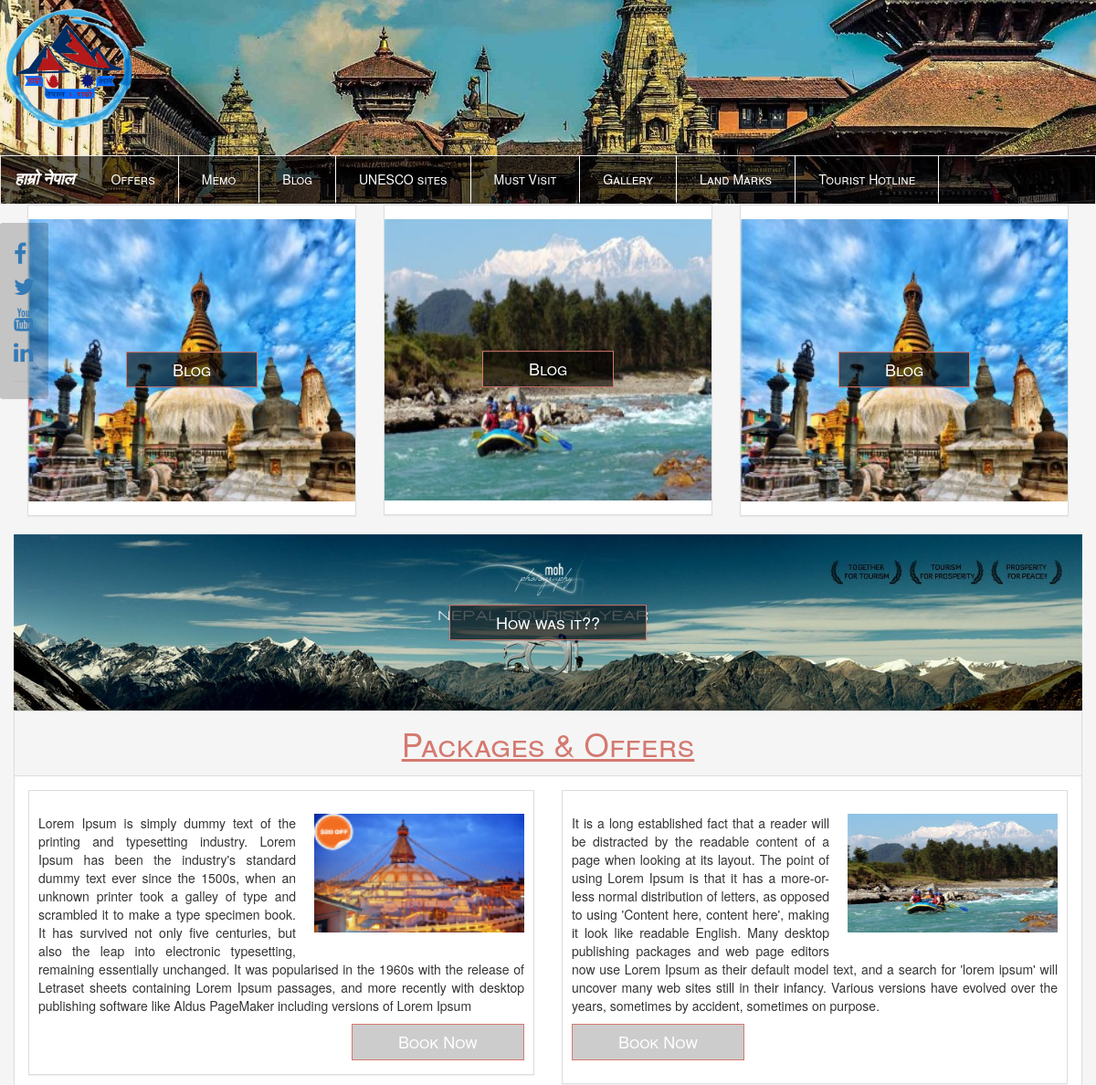
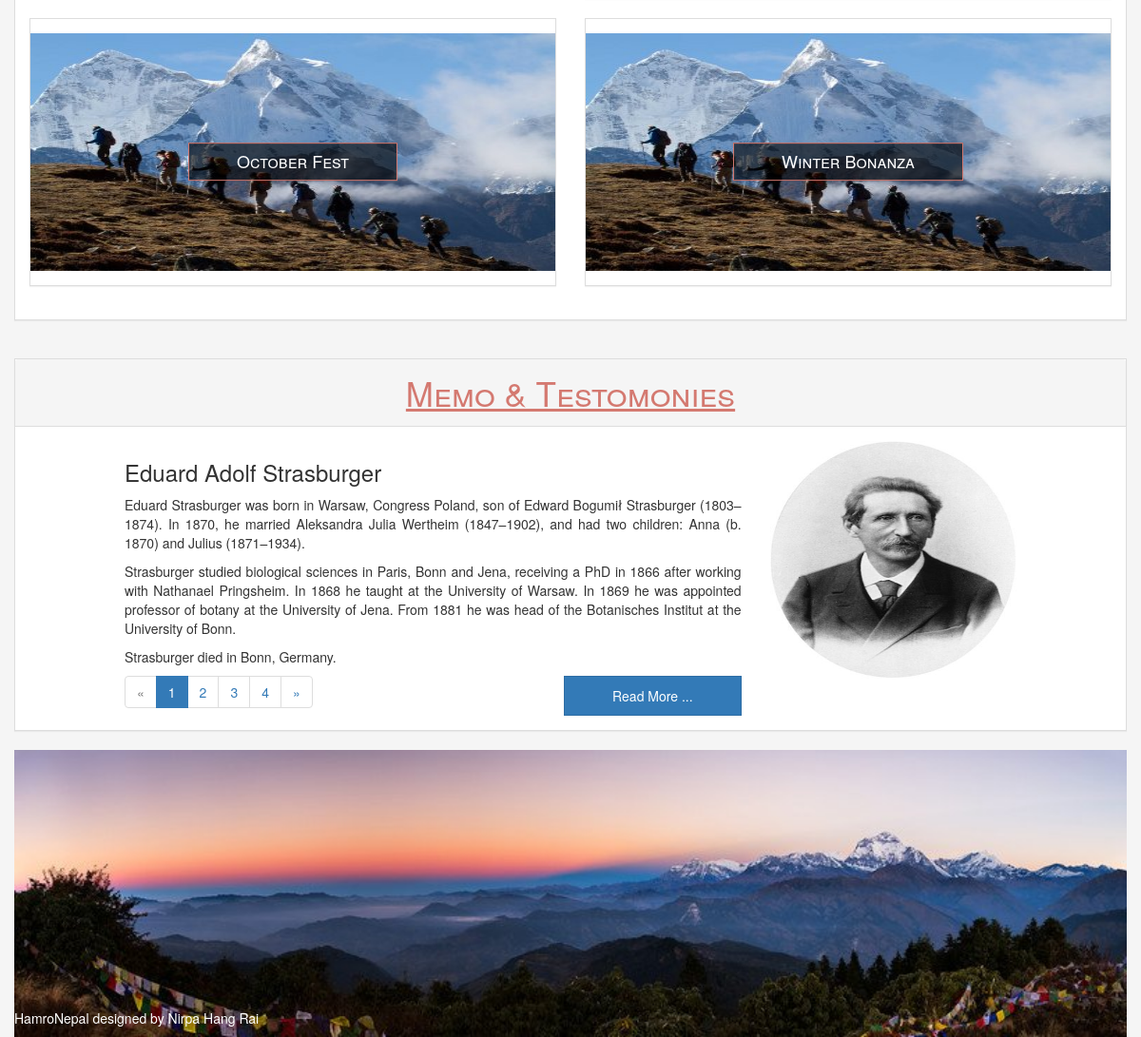
The page / on the database its author committed (2 pictures, top to bottom).
### home/models.py (models this page shows, shortened)
class BlogOption(models.Model):
	title = models.CharField(max_length = 50)
	site_logo = models.FileField(blank = True)
	header_banner = models.FileField(blank = True)
	favicon = models.FileField(blank = True)

class Memo(models.Model):
	author = models.CharField(max_length = 50)
	description = models.TextField()
	featured_image = models.FileField(blank = True)

### home/views.py (the view)
# urls.py: url('^$',views.HomeView.as_view(),name = 'home'),
class HomeView(generic.ListView):
	template_name = 'home/index.html'
	context_object_name = 'memos'
	queryset = Memo.objects.all().order_by('-id')
	paginate_by = 1
	def get_context_data(self, **kwargs):
		context = super(HomeView,self).get_context_data(**kwargs)
		context['blog_options'] = BlogOption.objects.all()
		return context

### home/templates/home/index.html (shortened to what this page needs)
<!DOCTYPE html>
<html>
<head>
	{% load staticfiles %}
	{% for option in blog_options %}
	<link rel="stylesheet" href="https://maxcdn.bootstrapcdn.com/bootstrap/3.3.4/css/bootstrap.min.css">
	<link rel="stylesheet" type="text/css" href="https://maxcdn.bootstrapcdn.com/font-awesome/4.7.0/css/
	font-awesome.min.css">
	<link rel="stylesheet" type="text/css" href="{% static 'home/css/style.css' %}">
</head>
<body>
	<header>
	<div class="header-image">
		<img class="site-logo" src="static/images/hamro nepal logo.png">
		<img class="header-banner" src="static/images/header-banner.jpg">
	</div>
	<nav class="navbar navbar-default" style="background: rgba(0,0,0,0.6); border-radius: 0px;">
		<div class="container-fluid">
			<div class="navbar-header">
				<i><b><a class="navbar-brand" href="http://localhost:8000" style="color: white; ">हाम्रो नेपाल</a></b></i>
			</div>
			<div class="collapse navbar-collapse" id="topNavBar">
				<ul class="nav navbar-nav">
					<li class="">
						<a href="#offers">
							Offers
						</a>
					</li>
					<li class="">
						<a href="#review">
							Memo
						</a>
					</li>
					<li class="">
						<a href="#blog">
							Blog
						</a>
					</li>
					<li class="">
						<a href="#blog">
							UNESCO sites
						</a>
					</li>
					<li class="">
						<a href="#blog">
							Must Visit
						</a>
					</li>
					<li class="">
						<a href="#blog">
							Gallery
						</a>
					</li>
					<li class="">
						<a href="#blog">
							Land Marks
						</a>
					</li>
					<li class="">
						<a href="#blog">
							Tourist Hotline
						</a>
					</li>
				</ul>
			</div>
		</div>
	</nav>
</header>
	<div class="floating">
		<div class="col-md-1">
			<div class="panel panel-default" style="border: none;">
				<div class="panel-body">
			<div style=" font-size: 25px;">
						<a href="https://www.facebook.com/thenirpa" target="blank">
							<i class="fa fa-facebook" aria-hidden="true"></i>
						</a>
						<br>
						<a href="#blog">
							<i class="fa fa-twitter" aria-hidden="true"></i>
						</a>
						<br>
						<a href="#blog">
							<i class="fa fa-youtube" aria-hidden="true"></i>
						</a>
						<br>
						<a href="#blog">
							<i class="fa fa-linkedin" aria-hidden="true"></i>
						</a>
						</div>
				</div>
			</div>
		</div>
	</div>
	<div class="container">
		<div class="row">
			<div class="col-md-4 col-md-offset-0 col-xs-12">
				<div class="panel panel-default">
					<div class="panel-body">
						<button class="btn btn-home btn-responsive">
							Blog
						</button>
						<img src="static/images/Swayambhunath.jpg">
					</div>
				</div>
			</div>
			<div class="col-md-4 col-md-offset-0 col-xs-12">
				<div class="panel panel-default">
					<div class="panel-body">
						<button class="btn btn-home">
							Blog
						</button>
						<img src="static/images/rafting.jpg">
					</div>
				</div>
			</div>
			<div class="col-md-4 col-md-offset-0 col-xs-12">
				<div class="panel panel-default">
					<div class="panel-body">
						<button class="btn btn-home btn-responsive">
							Blog
						</button>
						<img src="static/images/Swayambhunath.jpg">
					</div>
				</div>
			</div>
		</div>
	</div>
	<div class="container-fluid">
		<div class="mid-section">
			<div class="row">
				<div class="col-md-12">
					<button class="btn btn-mid-section">How was it??</button>
					<img src ="static/images/tourism year.jpg" width="100%;">
				</div>
			</div>
		</div>
	</div>
	<div class="container">
		<div class="packages" id="offers">
			<div  class="row">
				<div class="panel panel-default">
					<div class="panel-heading">
						Packages & Offers
					</div>
					<div class="panel-body">
						<div class="col-md-6 col-md-offset-0">
							<div class="panel panel-default">
								<div class="panel-body">
									<div class="offer-description">
										<img src="static/images/offer-swyanbhu.png" align="right">
										<p>
											Lorem Ipsum is simply dummy text of the printing and typesetting industry. Lorem Ipsum has been the industry's standard dummy text ever since the 1500s, when an unknown printer took a galley of type and scrambled it to make a type specimen book. It has survived not only five centuries, but also the leap into electronic typesetting, remaining essentially unchanged. It was popularised in the 1960s with the release of Letraset sheets containing Lorem Ipsum passages, and more recently with desktop publishing software like Aldus PageMaker including versions of Lorem Ipsum
										</p>
										<button class="btn btn-book" style="float:right;">
											Book Now
										</button>
									</div>
								</div>
							</div>
						</div>
						<div class="col-md-6 col-md-offset-0">
							<div class="panel panel-default">
								<div class="panel-body">
									<div class="offer-description">
										<img src="static/images/rafting.jpg" align="right">
										<p>It is a long established fact that a reader will be distracted by the readable content of a page when looking at its layout. The point of using Lorem Ipsum is that it has a more-or-less normal distribution of letters, as opposed to using 'Content here, content here', making it look like readable English. Many desktop publishing packages and web page editors now use Lorem Ipsum as their default model text, and a search for 'lorem ipsum' will uncover many web sites still in their infancy. Various versions have evolved over the years, sometimes by accident, sometimes on purpose.
										</p>
										<button class="btn btn-book">
											Book Now
										</button>
									</div>
								</div>
							</div>
						</div>
						<div class="col-md-6 col-md-offset-0">
							<div class="panel panel-default">
								<div class="panel-body">
									<button class="btn btn-home">
										October Fest
									</button>
									<img src="static/images/trekking.jpg" width="100%" height="250px">
								</div>
							</div>
						</div>
						<div class="col-md-6 col-md-offset-0">
							<div class="panel panel-default">
								<div class="panel-body">
									<button class="btn btn-home">
										Winter Bonanza
									</button>
									<img src="static/images/trekking.jpg" width="100%" height="250px">
								</div>
							</div>
						</div>
					</div>
				</div>
			</div>
		</div>
	</div>
	<div class="container-fluid">
		<div class="memo" id="review">
			<div class="row">
				<div class="col-md-12">
					<div class="panel panel-default">
						<div class="panel-heading">
							Memo & Testomonies
						</div>
						<div class="panel-body">
							<div class="col-md-8">
								<div class="review">
									{% for memo in memos %}
										<h3>{{ memo.author }}</h3>
										<p>{{ memo.description | linebreaks }}</p>
									{% endfor %}
								</div>
								<div class="read-more">
									<button class="btn btn-primary">
										Read More ...
									</button>
									<div class="paginate-memo" style="float: left;">
										{% if is_paginated %}
										  <ul class="pagination">
										    {% if page_obj.has_previous %}
										      <li><a href="?page={{ page_obj.previous_page_number }}#review">&laquo;</a></li>
										    {% else %}
										      <li class="disabled"><span>&laquo;</span></li>
										    {% endif %}
										    {% for i in paginator.page_range %}
										      {% if page_obj.number == i %}
										        <li class="active"><span>{{ i }} <span class="sr-only">(current)</span></span></li>
										      {% else %}
										        <li><a name="review" href="?page={{ i }}#review">{{ i }}</a></li>
										      {% endif %}
										    {% endfor %}
										    {% if page_obj.has_next %}
										      <li><a href="?page={{ page_obj.next_page_number }}#review">&raquo;</a></li>
										    {% else %}
										      <li class="disabled"><span>&raquo;</span></li>
										    {% endif %}
										  </ul>
										{% endif %}
									</div>
								</div>
							</div>
							<div class="col-md-4">
								<div class="review-image">
									{% for memo in memos %}
										<img src="{{ memo.featured_image.url }}" height="250px;" width="auto">
									{% endfor %}
								</div>
							</div>
						</div>
					</div>
				</div>
			</div>
		</div>
	</div>
	<div class="container-fluid">
		<div class="row">
			<div class="col-md-12">
				<div class="footer">
					<p style="position: absolute; bottom: 0px; display: inline; color: white">
						HamroNepal designed by Nirpa Hang Rai
					</p>
					<img src ="static/images/PoonHill.jpg" width="100%">
		</div>
			</div>
		</div>
	</div>
	{% endfor %}
</body>
</html>

### home/static/home/css/style.css (style rules this page uses)
body { background-color: #F5F5F5; }
header { position: relative; }
.navbar-default { position: absolute; z-index: 999; left: 0; bottom: 0px; width: 100%; margin: 0; }
.floating { position: fixed; z-index: 999; margin-top: 20px; background: rgba(0,0,0,0.2); border-radius: 3px; }
.floating .col-md-1 { width: 100%; background-color: transparent; }
.floating .panel-default { background-color: transparent; }
.navbar-default .navbar-nav > li > a, .navbar-inverse .navbar-nav > li > a { color: #333; color: white; font-family: "Helvetica Neue",Helvetica,Arial,sans-serif; font-size: 14px; font-variant: small-caps; border-bottom-color: #439348; transition: border 1s linear; border-bottom: 2px solid transparent; border-right: 1px solid white; padding-right: 25px; padding-left: 25px; }
.navbar-brand { font-family:'Satisfy',Cursive; }
.panel-default { border-radius: 0px; }
.btn-home,.btn-mid-section { background-color: rgba(0,0,0,0.6); border-radius: 0px; padding-left: 50px; padding-right: 50px; border: #D47970 solid 1px; font-size: 18px; font-variant: small-caps; color: white; overflow: hidden; display: inline-block; position: absolute; top: 50%; transform: translate(-50%,-50%); left: 50%; }
.btn-book { background-color: rgba(0,0,0,0.2); border-radius: 0px; padding-left: 50px; padding-right: 50px; border: #D47970 solid 1px; font-size: 18px; font-variant: small-caps; color: white; overflow: hidden; }
.btn-home::after { content: ''; position: absolute; z-index: -990; -webkit-transition: height 0.3s; -moz-transition: height 0.3s; transition: height 0.3s; width: 100%; height: 10%; top: 50%; left: 50%; background: #fff; opacity: 0; -webkit-transform: translateX(-50%) translateY(-50%) rotate(45deg); -moz-transform: translateX(-50%) translateY(-50%) rotate(45deg); -ms-transform: translateX(-50%) translateY(-50%) rotate(45deg); transform: translateX(-50%) translateY(-50%) rotate(45deg); }
.panel-body { padding-right: 0px; padding-left: 0px; }
.review { padding-right: 0px; text-align: justify; padding-left: 50px; margin-left: 50px; }
.review-image { margin-right: 50px; padding-right: 50px; }
.panel-heading { color : #D47970 !important; font-size: 35px; text-decoration: underline; text-align: center; font-variant: small-caps; }
.memo { margin-top: 20px; margin-right: 0px; margin-left: 0px; }
.btn-primary { border-radius: 0px !important; padding: 10px; padding-left: 50px; padding-right: 50px; float: right; }
.offer-description { text-align: justify; width: 100%; padding: 10px; }
.offer-description img { width: 250px; padding-left: 20px; padding-bottom: 20px; height: 150px; }
.header-banner { width: 100%; }
.site-logo { width:150px; position: absolute; }
.paginate-memo { padding-left: 100px; }
.pagination { display: inline; border-radius: 0px; }
.col-md-4 img { width: 100%; }

### rows shown on the page
BlogOption: page_range "1", page_range "2" "3" "4"
Memo: author "Eduard Adolf Strasburger", description "Eduard Strasburger was born in Warsaw, Congress Poland, son of Edward Bogumił Strasburger (1803–1874). In 1870, he married Aleksandra Julia Wertheim (1847–1902), and had two children: Anna (b. 1870) and Julius (1871–1934). Strasburger studied biological sciences in Paris, Bonn and Jena, receiving a PhD in 1866 after working with Nathanael Pringsheim. In 1868 he taught at the University of Warsaw. In 1869 he was appointed professor of botany at the University of Jena. From 1881 he was head of the Botanisches Institut at the University of Bonn. Strasburger died in Bonn, Germany.", featured_image (picture)
